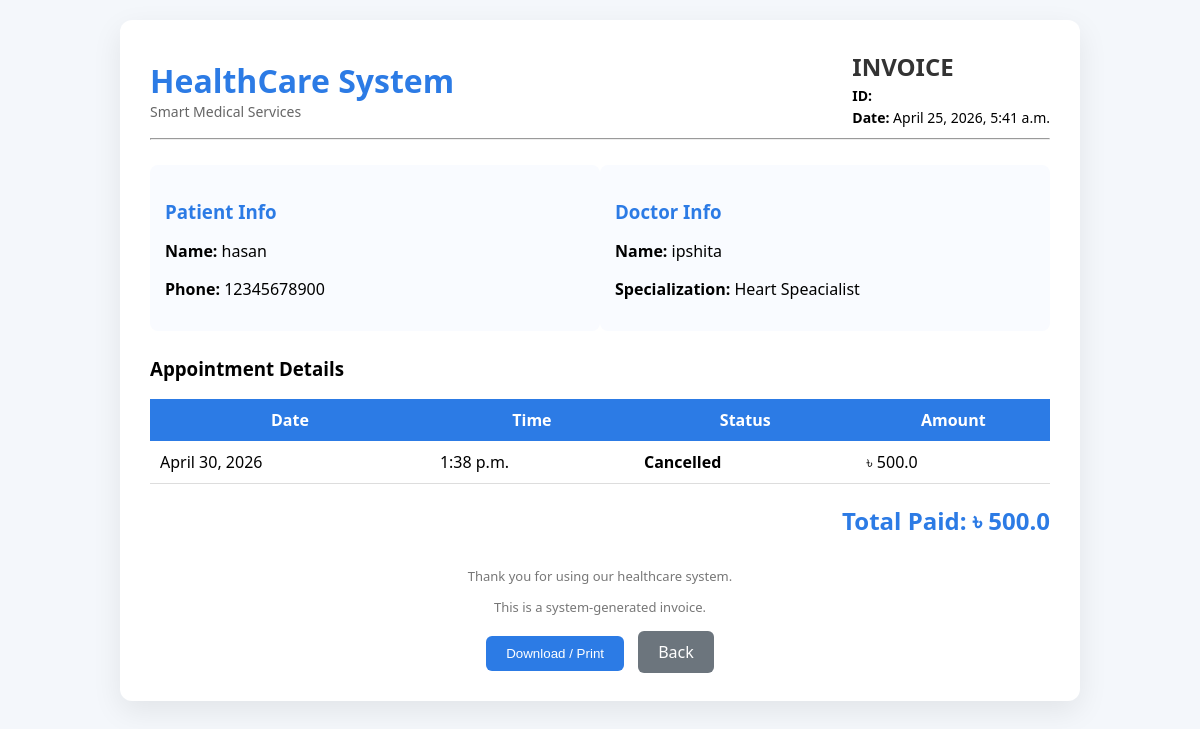
The app's page /invoice/11/ (signed in) with its own data.
### accounts/models.py (models this page shows, shortened)
class Payment(models.Model):
    REFUND_STATUS_CHOICES = (
        ('none', 'No Refund'),
        ('requested', 'Refund Requested'),
        ('approved', 'Refund Approved'),
        ('rejected', 'Refund Rejected'),
        ('completed', 'Refund Completed'),
    )
    appointment = models.OneToOneField(Appointment, on_delete=models.CASCADE)
    amount = models.FloatField(default=500)
    is_paid = models.BooleanField(default=False)
    transaction_id = models.CharField(max_length=100, blank=True)
    paid_at = models.DateTimeField(auto_now_add=True)
    refund_status = models.CharField(max_length=20, choices=REFUND_STATUS_CHOICES, default='none')
    refund_requested_at = models.DateTimeField(null=True, blank=True)
    refund_amount = models.FloatField(null=True, blank=True)
    refund_reason = models.TextField(blank=True)
    refund_admin_notes = models.TextField(blank=True)
    refund_processed_at = models.DateTimeField(null=True, blank=True)

class Appointment(models.Model):
    STATUS_CHOICES = (
        ('pending', 'Pending'),
        ('approved', 'Approved'),
        ('rejected', 'Rejected'),
        ('cancelled', 'Cancelled'),
    )
    CONSULTATION_CHOICES = (
        ('upcoming', 'Upcoming'),
        ('consulted', 'Consulted'),
        ('no-show', 'No Show'),
    )
    patient = models.ForeignKey(
        CustomUser,
        on_delete=models.CASCADE,
        related_name='patient_appointments',
        limit_choices_to={'role': 'patient'}
    )
    doctor = models.ForeignKey(
        CustomUser,
        on_delete=models.CASCADE,
        related_name='doctor_appointments',
        limit_choices_to={'role': 'doctor'}
    )
    date = models.DateField()
    time = models.TimeField()
    status = models.CharField(max_length=10, choices=STATUS_CHOICES, default='pending')
    consultation_status = models.CharField(max_length=20, choices=CONSULTATION_CHOICES, default='upcoming')
    created_at = models.DateTimeField(auto_now_add=True)

class CustomUser(AbstractUser):
    ROLE_CHOICES = (
        ('doctor', 'Doctor'),
        ('patient', 'Patient'),
        ('admin', 'Admin'),
    )
    role = models.CharField(max_length=10, choices=ROLE_CHOICES)
    phone = models.CharField(max_length=15)
    specialization = models.CharField(max_length=100, blank=True, null=True)
    age = models.IntegerField(blank=True, null=True)
    bio = models.TextField(blank=True)
    profile_image = models.ImageField(upload_to='profiles/', default='default.png')
    is_verified = models.BooleanField(default=False)

### accounts/views.py (the view)
# urls.py: path('invoice/<int:appointment_id>/', views.invoice, name='invoice'),
@login_required
def invoice(request, appointment_id):
    appointment = Appointment.objects.get(id=appointment_id)
    payment = Payment.objects.get(appointment=appointment)
    return render(request, 'invoice.html', {
        'appointment': appointment,
        'payment': payment
    })

### templates/invoice.html (shortened to what this page needs)
{% load static %}
<!DOCTYPE html>
<html lang="en">
<head>
    <link rel="stylesheet" href="{% static 'css/invoice.css' %}">
</head>
<body>
<div class="invoice-container">
    <div class="invoice-header">
        <div class="logo">
            <h1>HealthCare System</h1>
            <p>Smart Medical Services</p>
        </div>
        <div class="invoice-info">
            <h2>INVOICE</h2>
            <p><strong>ID:</strong> {{ payment.transaction_id }}</p>
            <p><strong>Date:</strong> {{ payment.paid_at }}</p>
        </div>
    </div>
    <hr>
    <div class="info-section">
        <div class="info-box">
            <h3>Patient Info</h3>
            <p><strong>Name:</strong> {{ appointment.patient.username }}</p>
            <p><strong>Phone:</strong> {{ appointment.patient.phone }}</p>
        </div>
        <div class="info-box">
            <h3>Doctor Info</h3>
            <p><strong>Name:</strong> {{ appointment.doctor.username }}</p>
            <p><strong>Specialization:</strong> {{ appointment.doctor.specialization }}</p>
        </div>
    </div>
    <div class="appointment-section">
        <h3>Appointment Details</h3>
        <table>
            <thead>
                <tr>
                    <th>Date</th>
                    <th>Time</th>
                    <th>Status</th>
                    <th>Amount</th>
                </tr>
            </thead>
            <tbody>
                <tr>
                    <td>{{ appointment.date }}</td>
                    <td>{{ appointment.time }}</td>
                    <td class="status">{{ appointment.status }}</td>
                    <td>৳ {{ payment.amount }}</td>
                </tr>
            </tbody>
        </table>
    </div>
    <div class="total-section">
        <h2>Total Paid: ৳ {{ payment.amount }}</h2>
    </div>
    <div class="footer">
        <p>Thank you for using our healthcare system.</p>
        <p>This is a system-generated invoice.</p>
    </div>
    <div class="actions">
        <button onclick="window.print()">Download / Print</button>
        <a href="{% url 'patient_dashboard' %}" class="back-btn">Back</a>
    </div>
</div>
</body>
</html>

### static/css/invoice.css (style rules this page uses)
body { font-family: 'Segoe UI', sans-serif; background: #f4f7fb; margin: 0; padding: 20px; }
.invoice-container { max-width: 900px; margin: auto; background: white; padding: 30px; border-radius: 12px; box-shadow: 0 10px 30px rgba(0,0,0,0.08); }
.invoice-header { display: flex; justify-content: space-between; align-items: center; }
.logo h1 { margin: 0; color: #2c7be5; }
.logo p { margin: 0; font-size: 14px; color: #666; }
.invoice-info h2 { margin: 0; color: #333; }
.invoice-info p { margin: 3px 0; font-size: 14px; }
.info-section { display: flex; justify-content: space-between; margin-top: 25px; }
.info-box { width: 48%; background: #f9fbff; padding: 15px; border-radius: 8px; }
.info-box h3 { margin-bottom: 10px; color: #2c7be5; }
.appointment-section { margin-top: 25px; }
table { width: 100%; border-collapse: collapse; margin-top: 10px; }
th { background: #2c7be5; color: white; padding: 10px; }
td { padding: 10px; border-bottom: 1px solid #ddd; }
.status { text-transform: capitalize; font-weight: bold; }
.total-section { text-align: right; margin-top: 20px; color: #2c7be5; }
.footer { margin-top: 30px; text-align: center; font-size: 13px; color: #777; }
.actions { margin-top: 20px; text-align: center; }
button { padding: 10px 20px; border: none; background: #2c7be5; color: white; border-radius: 6px; cursor: pointer; }
.back-btn { margin-left: 10px; text-decoration: none; padding: 10px 20px; background: #6c757d; color: white; border-radius: 6px; }

### records on screen
Payment: paid_at "April 25, 2026, 5:41 a.m.", amount "500.0"
Appointment: patient.username "hasan", patient.phone "12345678900", doctor.username "ipshita", doctor.specialization "Heart Speacialist", date "April 30, 2026", time "1:38 p.m.", status "Cancelled"
